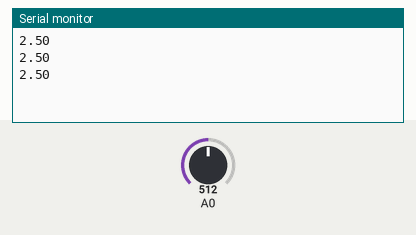
Simulated run of this sketch. Board: Arduino Uno, built with avr-gcc and run on an emulated ATmega328P. Shown: the last lines printed to the serial monitor. The inputs (shaded band) are chosen by the test bench; at power-on: A0 = 512.

Above: at 1.3 s.
1.4 s: A0 set to 716
At 1.9 s:
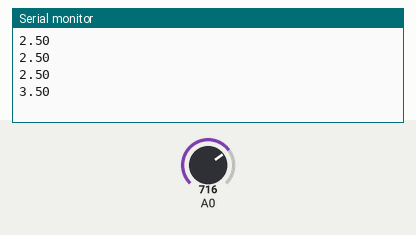
2.9 s: A0 set to 900
At 3.4 s:
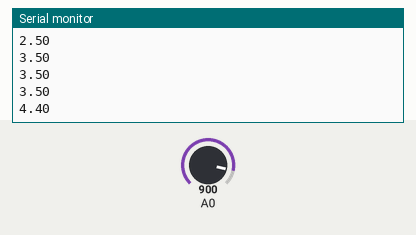
Timing chart, 0 to 5.9 s (numbered marks = the images above; inputs shaded):
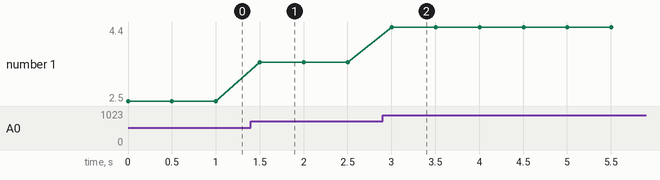

Measured:
- after the input at 1.4 s, the serial monitor: prints a new line after 0.10 s (image 1)
- after the input at 2.9 s, the serial monitor: prints a new line after 0.10 s (image 2)
- plotted number 1: 2.5 → 3.5 after the input at 1.4 s, 3.5 → 4.4 after the input at 2.9 s

The sketch:

manual_current.ino
```cpp
float value3 = 0;
float value1 = 0;
float value2 = 0;
double voltage,voltage2;

void setup(){
  Serial.begin(9600);
}

void loop(){
//  value1 = analogRead(A1);
//  delay(100);
  value2 = analogRead(A0);
//  delay(100);
//  value1 = value1*5.0/1023;
  value2 = value2*5.0/1023;
  //value3 = analogRead(A4);
  //value2 = abs(value2-value3);
//  Serial.println(value1);
//  Serial.print(" ");
  Serial.println(value2);
  delay(500);
}
```
